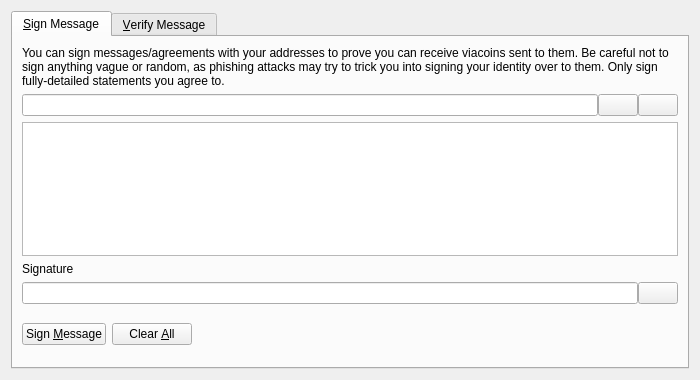
<?xml version="1.0" encoding="UTF-8"?>
<ui version="4.0">
 <class>SignVerifyMessageDialog</class>
 <widget class="QDialog" name="SignVerifyMessageDialog">
  <property name="geometry">
   <rect>
    <x>0</x>
    <y>0</y>
    <width>700</width>
    <height>380</height>
   </rect>
  </property>
  <property name="windowTitle">
   <string>Signatures - Sign / Verify a Message</string>
  </property>
  <property name="modal">
   <bool>true</bool>
  </property>
  <layout class="QVBoxLayout" name="verticalLayout">
   <item>
    <widget class="QTabWidget" name="tabWidget">
     <property name="currentIndex">
      <number>0</number>
     </property>
     <widget class="QWidget" name="tabSignMessage">
      <attribute name="title">
       <string>&amp;Sign Message</string>
      </attribute>
      <layout class="QVBoxLayout" name="verticalLayout_SM">
       <item>
        <widget class="QLabel" name="infoLabel_SM">
         <property name="text">
          <string>You can sign messages/agreements with your addresses to prove you can receive viacoins sent to them. Be careful not to sign anything vague or random, as phishing attacks may try to trick you into signing your identity over to them. Only sign fully-detailed statements you agree to.</string>
         </property>
         <property name="textFormat">
          <enum>Qt::PlainText</enum>
         </property>
         <property name="wordWrap">
          <bool>true</bool>
         </property>
        </widget>
       </item>
       <item>
        <layout class="QHBoxLayout" name="horizontalLayout_1_SM">
         <property name="spacing">
          <number>0</number>
         </property>
         <item>
          <widget class="QValidatedLineEdit" name="addressIn_SM">
           <property name="toolTip">
            <string>The Viacoin address to sign the message with</string>
           </property>
          </widget>
         </item>
         <item>
          <widget class="QPushButton" name="addressBookButton_SM">
           <property name="toolTip">
            <string>Choose previously used address</string>
           </property>
           <property name="text">
            <string/>
           </property>
           <property name="icon">
            <iconset resource="../bitcoin.qrc">
             <normaloff>:/icons/address-book</normaloff>:/icons/address-book</iconset>
           </property>
           <property name="shortcut">
            <string>Alt+A</string>
           </property>
           <property name="autoDefault">
            <bool>false</bool>
           </property>
          </widget>
         </item>
         <item>
          <widget class="QPushButton" name="pasteButton_SM">
           <property name="toolTip">
            <string>Paste address from clipboard</string>
           </property>
           <property name="text">
            <string/>
           </property>
           <property name="icon">
            <iconset resource="../bitcoin.qrc">
             <normaloff>:/icons/editpaste</normaloff>:/icons/editpaste</iconset>
           </property>
           <property name="shortcut">
            <string>Alt+P</string>
           </property>
           <property name="autoDefault">
            <bool>false</bool>
           </property>
          </widget>
         </item>
        </layout>
       </item>
       <item>
        <widget class="QPlainTextEdit" name="messageIn_SM">
         <property name="toolTip">
          <string>Enter the message you want to sign here</string>
         </property>
        </widget>
       </item>
       <item>
        <widget class="QLabel" name="signatureLabel_SM">
         <property name="text">
          <string>Signature</string>
         </property>
         <property name="textFormat">
          <enum>Qt::PlainText</enum>
         </property>
        </widget>
       </item>
       <item>
        <layout class="QHBoxLayout" name="horizontalLayout_2_SM">
         <property name="spacing">
          <number>0</number>
         </property>
         <item>
          <widget class="QLineEdit" name="signatureOut_SM">
           <property name="font">
            <font>
             <italic>true</italic>
            </font>
           </property>
           <property name="readOnly">
            <bool>true</bool>
           </property>
          </widget>
         </item>
         <item>
          <widget class="QPushButton" name="copySignatureButton_SM">
           <property name="toolTip">
            <string>Copy the current signature to the system clipboard</string>
           </property>
           <property name="text">
            <string/>
           </property>
           <property name="icon">
            <iconset resource="../bitcoin.qrc">
             <normaloff>:/icons/editcopy</normaloff>:/icons/editcopy</iconset>
           </property>
           <property name="autoDefault">
            <bool>false</bool>
           </property>
          </widget>
         </item>
        </layout>
       </item>
       <item>
        <layout class="QHBoxLayout" name="horizontalLayout_3_SM">
         <item>
          <widget class="QPushButton" name="signMessageButton_SM">
           <property name="toolTip">
            <string>Sign the message to prove you own this Viacoin address</string>
           </property>
           <property name="text">
            <string>Sign &amp;Message</string>
           </property>
           <property name="icon">
            <iconset resource="../bitcoin.qrc">
             <normaloff>:/icons/edit</normaloff>:/icons/edit</iconset>
           </property>
           <property name="autoDefault">
            <bool>false</bool>
           </property>
          </widget>
         </item>
         <item>
          <widget class="QPushButton" name="clearButton_SM">
           <property name="toolTip">
            <string>Reset all sign message fields</string>
           </property>
           <property name="text">
            <string>Clear &amp;All</string>
           </property>
           <property name="icon">
            <iconset resource="../bitcoin.qrc">
             <normaloff>:/icons/remove</normaloff>:/icons/remove</iconset>
           </property>
           <property name="autoDefault">
            <bool>false</bool>
           </property>
          </widget>
         </item>
         <item>
          <spacer name="horizontalSpacer_1_SM">
           <property name="orientation">
            <enum>Qt::Horizontal</enum>
           </property>
           <property name="sizeHint" stdset="0">
            <size>
             <width>40</width>
             <height>48</height>
            </size>
           </property>
          </spacer>
         </item>
         <item>
          <widget class="QLabel" name="statusLabel_SM">
           <property name="font">
            <font>
             <weight>75</weight>
             <bold>true</bold>
            </font>
           </property>
           <property name="text">
            <string/>
           </property>
           <property name="wordWrap">
            <bool>true</bool>
           </property>
          </widget>
         </item>
         <item>
          <spacer name="horizontalSpacer_2_SM">
           <property name="orientation">
            <enum>Qt::Horizontal</enum>
           </property>
           <property name="sizeHint" stdset="0">
            <size>
             <width>40</width>
             <height>48</height>
            </size>
           </property>
          </spacer>
         </item>
        </layout>
       </item>
      </layout>
     </widget>
     <widget class="QWidget" name="tabVerifyMessage">
      <attribute name="title">
       <string>&amp;Verify Message</string>
      </attribute>
      <layout class="QVBoxLayout" name="verticalLayout_VM">
       <item>
        <widget class="QLabel" name="infoLabel_VM">
         <property name="text">
          <string>Enter the receiver's address, message (ensure you copy line breaks, spaces, tabs, etc. exactly) and signature below to verify the message. Be careful not to read more into the signature than what is in the signed message itself, to avoid being tricked by a man-in-the-middle attack. Note that this only proves the signing party receives with the address, it cannot prove sendership of any transaction!</string>
         </property>
         <property name="textFormat">
          <enum>Qt::PlainText</enum>
         </property>
         <property name="alignment">
          <set>Qt::AlignLeading|Qt::AlignLeft|Qt::AlignTop</set>
         </property>
         <property name="wordWrap">
          <bool>true</bool>
         </property>
        </widget>
       </item>
       <item>
        <layout class="QHBoxLayout" name="horizontalLayout_1_VM">
         <property name="spacing">
          <number>0</number>
         </property>
         <item>
          <widget class="QValidatedLineEdit" name="addressIn_VM">
           <property name="toolTip">
            <string>The Viacoin address the message was signed with</string>
           </property>
          </widget>
         </item>
         <item>
          <widget class="QPushButton" name="addressBookButton_VM">
           <property name="toolTip">
            <string>Choose previously used address</string>
           </property>
           <property name="text">
            <string/>
           </property>
           <property name="icon">
            <iconset resource="../bitcoin.qrc">
             <normaloff>:/icons/address-book</normaloff>:/icons/address-book</iconset>
           </property>
           <property name="shortcut">
            <string>Alt+A</string>
           </property>
           <property name="autoDefault">
            <bool>false</bool>
           </property>
          </widget>
         </item>
        </layout>
       </item>
       <item>
        <widget class="QPlainTextEdit" name="messageIn_VM"/>
       </item>
       <item>
        <widget class="QValidatedLineEdit" name="signatureIn_VM"/>
       </item>
       <item>
        <layout class="QHBoxLayout" name="horizontalLayout_2_VM">
         <item>
          <widget class="QPushButton" name="verifyMessageButton_VM">
           <property name="toolTip">
            <string>Verify the message to ensure it was signed with the specified Viacoin address</string>
           </property>
           <property name="text">
            <string>Verify &amp;Message</string>
           </property>
           <property name="icon">
            <iconset resource="../bitcoin.qrc">
             <normaloff>:/icons/transaction_0</normaloff>:/icons/transaction_0</iconset>
           </property>
           <property name="autoDefault">
            <bool>false</bool>
           </property>
          </widget>
         </item>
         <item>
          <widget class="QPushButton" name="clearButton_VM">
           <property name="toolTip">
            <string>Reset all verify message fields</string>
           </property>
           <property name="text">
            <string>Clear &amp;All</string>
           </property>
           <property name="icon">
            <iconset resource="../bitcoin.qrc">
             <normaloff>:/icons/remove</normaloff>:/icons/remove</iconset>
           </property>
           <property name="autoDefault">
            <bool>false</bool>
           </property>
          </widget>
         </item>
         <item>
          <spacer name="horizontalSpacer_1_VM">
           <property name="orientation">
            <enum>Qt::Horizontal</enum>
           </property>
           <property name="sizeHint" stdset="0">
            <size>
             <width>40</width>
             <height>48</height>
            </size>
           </property>
          </spacer>
         </item>
         <item>
          <widget class="QLabel" name="statusLabel_VM">
           <property name="font">
            <font>
             <weight>75</weight>
             <bold>true</bold>
            </font>
           </property>
           <property name="text">
            <string/>
           </property>
           <property name="wordWrap">
            <bool>true</bool>
           </property>
          </widget>
         </item>
         <item>
          <spacer name="horizontalSpacer_2_VM">
           <property name="orientation">
            <enum>Qt::Horizontal</enum>
           </property>
           <property name="sizeHint" stdset="0">
            <size>
             <width>40</width>
             <height>48</height>
            </size>
           </property>
          </spacer>
         </item>
        </layout>
       </item>
      </layout>
     </widget>
    </widget>
   </item>
  </layout>
 </widget>
 <customwidgets>
  <customwidget>
   <class>QValidatedLineEdit</class>
   <extends>QLineEdit</extends>
   <header>qt/qvalidatedlineedit.h</header>
  </customwidget>
 </customwidgets>
 <resources>
  <include location="../bitcoin.qrc"/>
 </resources>
 <connections/>
</ui>
